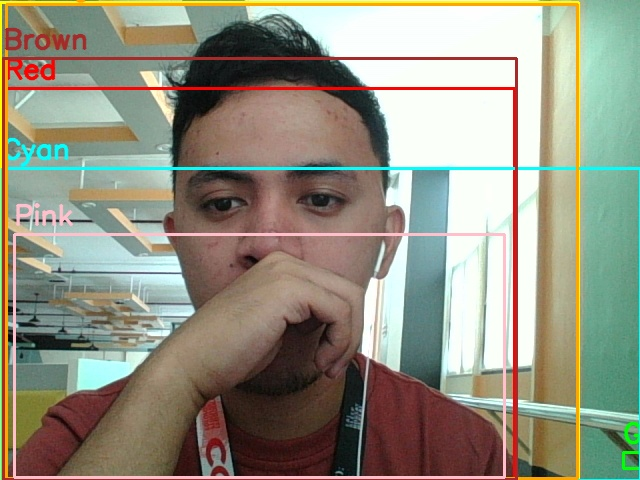
#> input picture Color Classifier App/captured_image.jpg, 640 x 480 px; its folder holds only this picture in this run
$ python -i app.py   (imports and definitions only)
#> lines starting #> are read from the running program, lines starting #| are printed output that depends on the picture; after the words box and inside, x2 and y2 are one past the last pixel; in counts of white or black regions, pixels touching at a corner belong together
from flask import Flask, render_template, Response, jsonify, send_file
import cv2
import numpy as np
from PIL import Image
import base64
import io

# Initialize the Flask application
# [1 line not run here, left out]

# Function to get HSV color limits for the given BGR color
def get_limits(color):
    color = np.uint8([[color]])
    hsv_color = cv2.cvtColor(color, cv2.COLOR_BGR2HSV)[0][0]
    lower_limit = np.array([hsv_color[0] - 10, 100, 100])
    upper_limit = np.array([hsv_color[0] + 10, 255, 255])
    return lower_limit, upper_limit

# Function to detect and label a specific color in the image
def detect_and_label_color(img, color_name, bgr_color):
    # Convert the image to HSV color space
    hsv_image = cv2.cvtColor(img, cv2.COLOR_BGR2HSV)
    # Get the lower and upper HSV limits for the color
    lower_limit, upper_limit = get_limits(color=bgr_color)
    # Create a mask for the color
    mask = cv2.inRange(hsv_image, lower_limit, upper_limit)
    # Convert mask to PIL image to get bounding box
    mask_pil = Image.fromarray(mask)
    bbox = mask_pil.getbbox()
    if bbox:
        x1, y1, x2, y2 = bbox
        # Draw a rectangle around the detected color
        cv2.rectangle(img, (x1, y1), (x2, y2), bgr_color, 2)
        # Add the color name label above the rectangle
        font = cv2.FONT_HERSHEY_SIMPLEX
        cv2.putText(img, color_name, (x1, y1 - 10), font, 0.9, bgr_color, 2, cv2.LINE_AA)
    return img, mask

# Function to process the frame and detect multiple colors
def process_frame(frame):
    # Define the BGR colors for detection
    yellow = [0, 255, 255]
    blue = [255, 0, 0]
    red = [0, 0, 255]
    green = [0, 255, 0]
    cyan = [255, 255, 0]
    magenta = [255, 0, 255]
    orange = [0, 165, 255]
    purple = [128, 0, 128]
    brown = [42, 42, 165]
    pink = [203, 192, 255]

    # Detect and label each color in the frame
    img, _ = detect_and_label_color(frame, "Yellow", yellow)
    img, _ = detect_and_label_color(img, "Blue", blue)
    img, _ = detect_and_label_color(img, "Red", red)
    img, _ = detect_and_label_color(img, "Green", green)
    img, _ = detect_and_label_color(img, "Cyan", cyan)
    img, _ = detect_and_label_color(img, "Magenta", magenta)
    img, _ = detect_and_label_color(img, "Orange", orange)
    img, _ = detect_and_label_color(img, "Purple", purple)
    img, _ = detect_and_label_color(img, "Brown", brown)
    img, _ = detect_and_label_color(img, "Pink", pink)

    return img

# Function to generate frames from the webcam feed
def generate_frames():
    global frame_to_save
    cap = cv2.VideoCapture(0)
    while True:
        ret, frame = cap.read()
        if not ret:
            break
        processed_frame = process_frame(frame)
        frame_to_save = processed_frame.copy()
        _, buffer = cv2.imencode('.jpg', processed_frame)
        frame = buffer.tobytes()
        # Yield the frame as part of the HTTP response
        yield (b'--frame\r\n'
               b'Content-Type: image/jpeg\r\n\r\n' + frame + b'\r\n')

    cap.release()

# Route to render the main page
# [3 lines that did not run here, left out]

# Route to provide the video feed to the webpage
# [4 lines that did not run here, left out]

# Route to capture and save the current frame
# [7 lines that did not run here, left out]

# Route to download the captured image
# [3 lines that did not run here, left out]

# Main entry point to start the Flask application
# [3 lines not run here, left out]

>>> import cv2
>>> picture = cv2.imread('captured_image.jpg')
#> picture is the input picture: shape (480, 640, 3); mean B, G, R 129.4, 145.7, 147.5
>>> result = process_frame(picture)
#> in detect_and_label_color, `hsv_image = cv2.cvtColor(img, cv2.COLOR_BGR2HSV)`: hsv_image: shape (480, 640, 3); mean H, S, V 49.6, 74, 161.8
#> in detect_and_label_color, `mask = cv2.inRange(hsv_image, lower_limit, upper_limit)`:
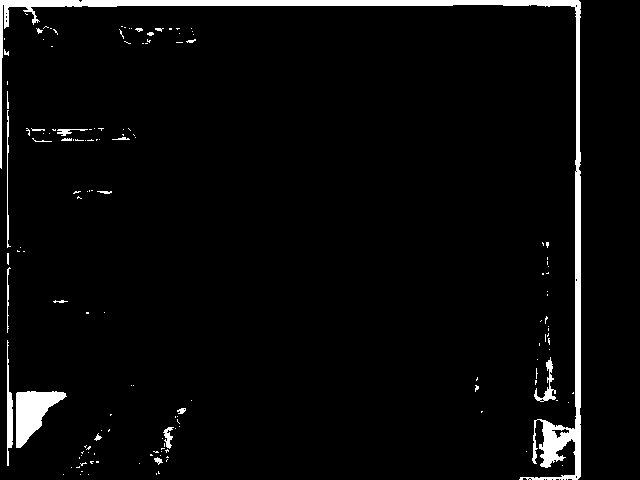
#> mask: shape (480, 640); 3.7% white; 146 white regions (121 under 20 px), largest, box (x1, y1, x2, y2) and area: (0, 0, 581, 480) 7808, (16, 391, 67, 448) 1537, (7, 340, 13, 466) 439
#> in detect_and_label_color, `bbox = mask_pil.getbbox()`: bbox = (0, 0, 581, 480)
#> in detect_and_label_color, `x1, y1, x2, y2 = bbox`: x1 = 0; x2 = 581; y2 = 480
#> in detect_and_label_color, `cv2.rectangle(img, (x1, y1), (x2, y2), bgr_color, 2)`:
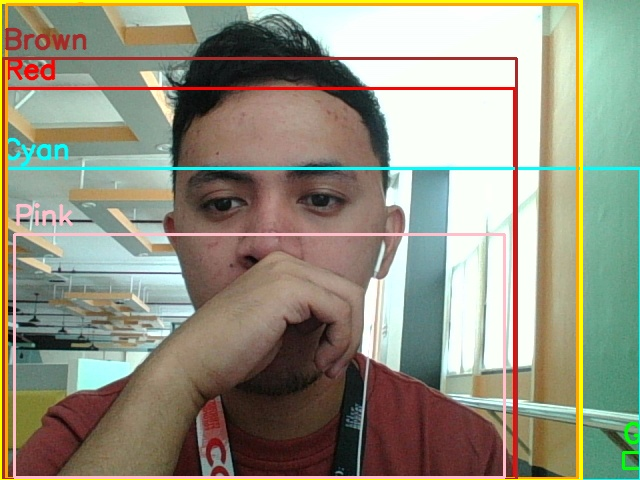
#> img: shape (480, 640, 3); 1.33% of pixels changed, all inside (x1, y1, x2, y2) = (0, 0, 583, 480)
#> in detect_and_label_color (call 2), `hsv_image = cv2.cvtColor(img, cv2.COLOR_BGR2HSV)`: hsv_image: shape (480, 640, 3); mean H, S, V 49.2, 75.7, 162.4
#> in detect_and_label_color (call 2), `mask = cv2.inRange(hsv_image, lower_limit, upper_limit)`: mask: shape (480, 640); every value is 0
#> in detect_and_label_color (call 3), `mask = cv2.inRange(hsv_image, lower_limit, upper_limit)`: mask: shape (480, 640); 4.6% white; 264 white regions (227 under 20 px), largest, box (x1, y1, x2, y2) and area: (8, 57, 518, 169) 2927, (2, 57, 294, 479) 2418, (505, 170, 519, 479) 1648
#> in detect_and_label_color (call 4), `hsv_image = cv2.cvtColor(img, cv2.COLOR_BGR2HSV)`: hsv_image: shape (480, 640, 3); mean H, S, V 48.3, 78.5, 163.4
#> in detect_and_label_color (call 4), `mask = cv2.inRange(hsv_image, lower_limit, upper_limit)`: mask: shape (480, 640); 0.15% white; 4 white regions (2 under 20 px), largest, box (x1, y1, x2, y2) and area: (623, 421, 638, 445) 250, (621, 449, 638, 471) 221
#> in detect_and_label_color (call 5), `hsv_image = cv2.cvtColor(img, cv2.COLOR_BGR2HSV)`: hsv_image: shape (480, 640, 3); mean H, S, V 48.2, 79.2, 163.8
#> in detect_and_label_color (call 5), `mask = cv2.inRange(hsv_image, lower_limit, upper_limit)`: mask: shape (480, 640); 1.1% white; 29 white regions (23 under 20 px), largest, box (x1, y1, x2, y2) and area: (8, 137, 514, 171) 2755, (583, 472, 640, 480) 213, (521, 166, 576, 170) 199, (583, 169, 637, 171) 108, (8, 152, 21, 161) 79, (589, 165, 637, 166) 48
#> in detect_and_label_color (call 6), `hsv_image = cv2.cvtColor(img, cv2.COLOR_BGR2HSV)`: hsv_image: shape (480, 640, 3); mean H, S, V 49, 81.1, 164.7
#> in detect_and_label_color (call 7), `mask = cv2.inRange(hsv_image, lower_limit, upper_limit)`: mask: shape (480, 640); 4.7% white; 173 white regions (132 under 20 px), largest, box (x1, y1, x2, y2) and area: (52, 0, 580, 136) 2687, (521, 139, 580, 479) 2523, (534, 188, 556, 402) 1858
#> in detect_and_label_color (call 7), `bbox = mask_pil.getbbox()`: bbox = (4, 0, 580, 479)
#> in detect_and_label_color (call 7), `x1, y1, x2, y2 = bbox`: x1 = 4; y1 = 0; x2 = 580; y2 = 479
#> in detect_and_label_color (call 7), `cv2.rectangle(img, (x1, y1), (x2, y2), bgr_color, 2)`:
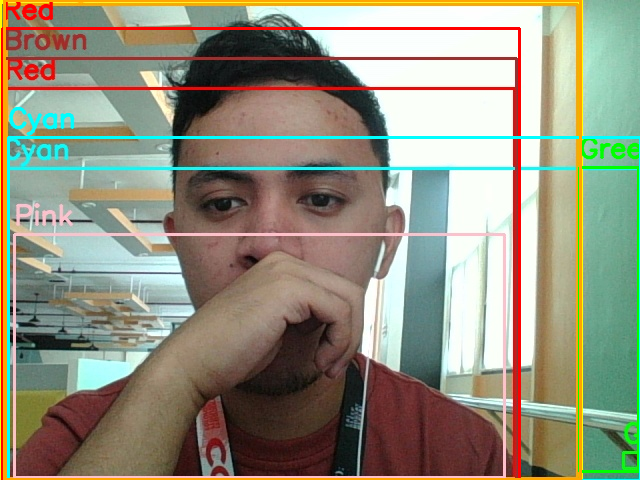
#> img: shape (480, 640, 3); mean B, G, R 126.4, 145, 147
#> in detect_and_label_color (call 8), `hsv_image = cv2.cvtColor(img, cv2.COLOR_BGR2HSV)`: hsv_image: shape (480, 640, 3); mean H, S, V 48.8, 81.2, 164.8
#> in detect_and_label_color (call 9), `mask = cv2.inRange(hsv_image, lower_limit, upper_limit)`:
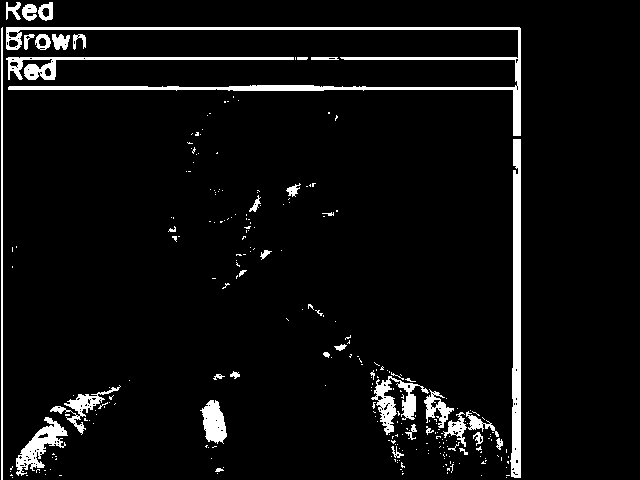
#> mask: shape (480, 640); 5.6% white; 269 white regions (229 under 20 px), largest, box (x1, y1, x2, y2) and area: (6, 27, 521, 136) 4827, (510, 139, 521, 478) 2790, (6, 57, 294, 80) 1450
#> in detect_and_label_color (call 9), `bbox = mask_pil.getbbox()`: bbox = (1, 2, 521, 480)
#> in detect_and_label_color (call 9), `x1, y1, x2, y2 = bbox`: x1 = 1; y1 = 2; x2 = 521; y2 = 480
#> in detect_and_label_color (call 9), `cv2.rectangle(img, (x1, y1), (x2, y2), bgr_color, 2)`:
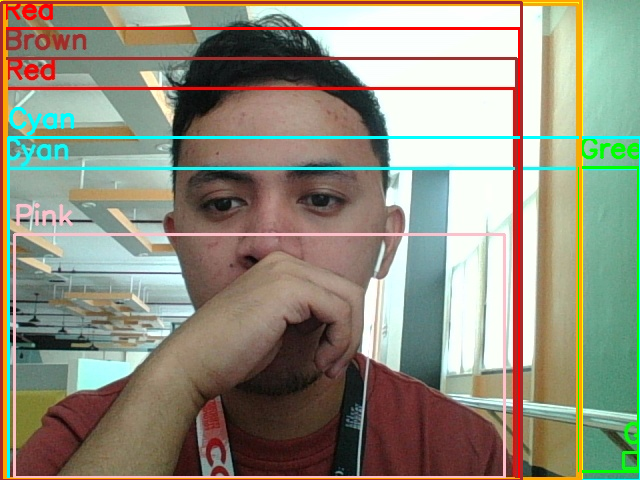
#> img: shape (480, 640, 3); 1.61% of pixels changed, all inside (x1, y1, x2, y2) = (0, 1, 523, 480)
#> in detect_and_label_color (call 10), `hsv_image = cv2.cvtColor(img, cv2.COLOR_BGR2HSV)`: hsv_image: shape (480, 640, 3); mean H, S, V 48.4, 81, 163.5
#> in detect_and_label_color (call 10), `mask = cv2.inRange(hsv_image, lower_limit, upper_limit)`:
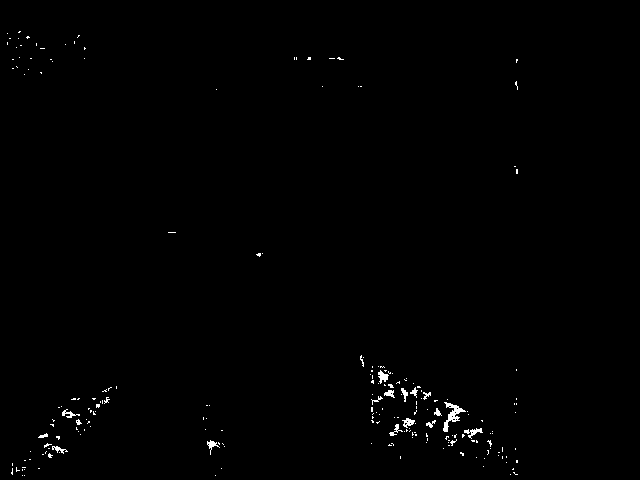
#> mask: shape (480, 640); 0.56% white in thin lines or dots, all inside (x1, y1, x2, y2) = (7, 31, 518, 476)
#> in detect_and_label_color (call 10), `bbox = mask_pil.getbbox()`: bbox = (7, 31, 518, 476)
#> in detect_and_label_color (call 10), `x1, y1, x2, y2 = bbox`: x1 = 7; y1 = 31; x2 = 518; y2 = 476
#> in detect_and_label_color (call 10), `cv2.putText(img, color_name, (x1, y1 - 10), font, 0.9, bgr_color, 2, c..`:
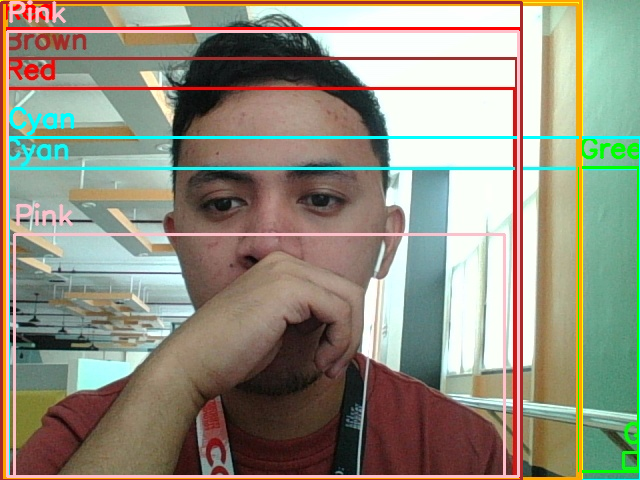
#> img: shape (480, 640, 3); mean B, G, R 128.1, 144.5, 147.3
